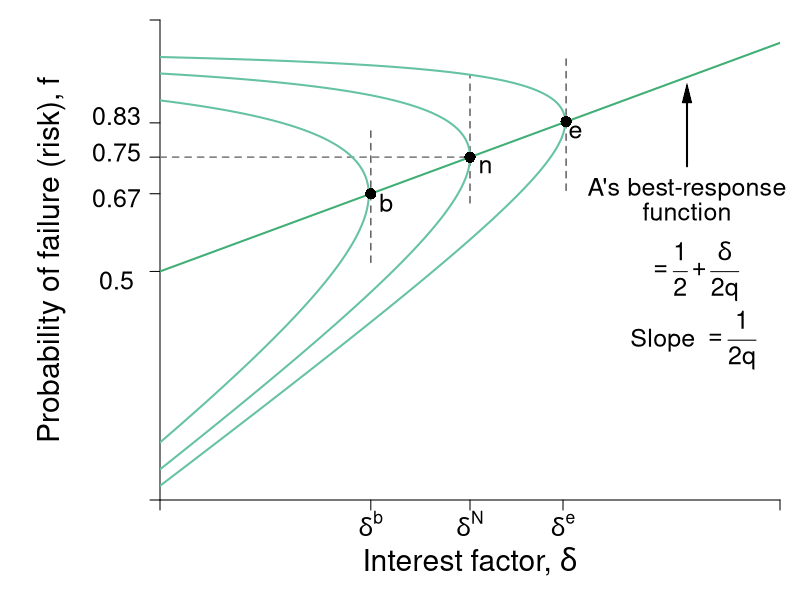

This figure's R source:
#Graph Designer: Simon Halliday
#Authors: Bowles, Foley and Halliday
#Title: Coordination, Conflict and Competition: A Text in Microeconomics

library(shape)
pdf(file = "credit/non_contractual_brf_part_b.pdf", width = 8, height = 6)

#Set parameters for graphics
axislabelsize <- 1.8
labelsize <- 1.5
namesize <- 1.8
annotatesize <- 1.5
graphlinewidth <- 2
segmentlinewidth <- 1.5

COL <- c("#7fc97f", "#beaed4", "#fdc086", "#ffff99", "#386cb0", "#f0027f", "#bf5b17", "#666666")
COLA <- c("#e0f3db", "#99d8c9","#66c2a4","#41ae76", "#238b45", "#005824")
COLB <- c("#c6dbef", "#4eb3d3", "#2b8cbe", "#0868ac","#084081")
grays <- gray.colors(25, start = 1, end = 0)

#Edited the margins to cater for the larger LHS labels
par(mar =  c(5, 8, 1, 1))

brfFn <- function(delta, mu = 1) {
  .5 + (delta / (2 * mu)) 
}

isoreturnFn <- function(delta, pi=0.125) {
  1 - (pi)/delta
}


yFn <- function(d1, f1, mu = 1){
  mu*f1*(1 - f1) - d1*(1 - f1)
}

ylow <- function(delta, mu = 1, ybar = 0.03){
  (-sqrt(delta^2 - 2*delta*mu + mu^2 - 4*mu*ybar) + delta + mu)/(2*mu)
}

yhigh <- function(delta, mu = 1, ybar = 0.03){
  (sqrt(delta^2 - 2*delta*mu + mu^2 - 4*mu*ybar) + delta + mu)/(2*mu)
}

xlims <- c(0, 1)
ylims <- c(0, 1.05)

npts <- 501 
d1 <- seq(xlims[1], xlims[2], length.out = npts)
f1 <- seq(ylims[1], ylims[2], length.out = npts) 
a <- c(0.03, 0.0625, 0.11)

plot(0, 0, xlim = xlims, ylim = ylims, type = "n",
     xlab = expression(paste("")),
     ylab = expression(paste("")), 
     xaxt = "n", 
     yaxt = "n", 
     cex.lab = axislabelsize, 
     bty = "n", 
     xaxs = "i", 
     yaxs = "i"
)


# ticksy <- seq(from = 0, to = ylims[2], by = 0.1)
# ylabels <- seq(from = 0, to = ylims[2], by = 0.1)
# ticksx <- seq(from = 0, to = xlims[2], by = 0.1)
# xlabels <- seq(from = 0, to = xlims[2], by = 0.1)
ticksy <- c(ylims[1], 0.5, brfFn(delta = 0.34), brfFn(delta = 0.5), brfFn(delta = 0.65), ylims[2])
ylabels <- c(NA, NA, NA, NA, NA, NA, NA)
#ylabels <- c(NA, expression(paste(f == frac(1,2))), expression(paste(f^d)), expression(paste(f*(delta^L) )),  expression(paste(f*(delta^n) == frac(3,4))),expression(paste(f*(delta^H) )), expression(paste(f^e)), NA)
ticksx <- c(xlims[1], 0.34, 0.5, 0.65, xlims[2])
xlabels <- c(NA,  expression(paste(delta^b)), expression(paste(delta^N)), expression(paste(delta^e)), NA)

axis(1, at = ticksx, pos = 0, labels = xlabels, cex.axis = labelsize)
axis(2, at = ticksy, pos = 0, labels = ylabels, las = 1,cex.axis = labelsize)

#ylabels <- c(NA, expression(paste(f == frac(1,2))), expression(paste(f^d)), expression(paste(f*(delta^L) )),  expression(paste(f*(delta^n) == frac(3,4))),expression(paste(f*(delta^H) )), expression(paste(f^e)), NA)
# text(-0.0905, 0.48, expression(paste(frac(1,2) == f)), cex = labelsize, xpd =TRUE)
# # text(-0.05, 0.58, expression(paste(f^d)), cex = labelsize, xpd =TRUE)
# text(-0.07, 0.66, expression(paste(f*(delta^L) )), cex = labelsize, xpd =TRUE)
# text(-0.105, 0.76, expression(paste(frac(3,4) == f*(delta^n) )), cex = labelsize, xpd =TRUE)
# text(-0.07, 0.84, expression(paste(f*(delta^n))), cex = labelsize, xpd =TRUE)
# text(-0.07, 0.93, expression(paste(f*(delta^H) )), cex = labelsize, xpd =TRUE)
# text(-0.05, 1.05, expression(paste(f^e)), cex = labelsize, xpd =TRUE)
# 
# y-labels with numeric values
text(-0.07, 0.48, expression(paste(0.50)), cex = labelsize, xpd = TRUE)
# text(-0.07, 0.58, expression(paste(0.57)), cex = labelsize, xpd = TRUE)
text(-0.07, 0.66, expression(paste(0.67)), cex = labelsize, xpd = TRUE)
text(-0.07, 0.76, expression(paste(0.75)), cex = labelsize, xpd = TRUE)
text(-0.07, 0.84, expression(paste(0.83)), cex = labelsize, xpd = TRUE)
# text(-0.07, 0.93, expression(paste(0.93)), cex = labelsize, xpd = TRUE)
# text(-0.07, 1.05, expression(paste(1.05)), cex = labelsize, xpd =TRUE)

npts <- 503 
xx1 <- seq(xlims[1], xlims[2], length.out = npts)
xx2 <- seq(0, 1, length.out = npts)

#Draw the graphs
lines(xx1, brfFn(xx1), col = COLA[4], lwd = graphlinewidth)

#Axis labels
mtext(expression(paste("Interest factor, ", delta)), side = 1, line = 3, cex = axislabelsize)
text(-0.175, 0.5*(ylims[2]), expression(paste("Probability of failure (risk), ", f)), xpd = TRUE, cex = axislabelsize, srt = 90) 



segments(0.5, 0.65, 0.5, yhigh(delta = 0.5), lty = 2, col = grays[22] , lwd = segmentlinewidth)
#segments(0, yhigh(delta = 0.5), 0.5, yhigh(delta = 0.5), lty = 2, col = grays[20] , lwd = segmentlinewidth)
#segments(0, ylow(delta = 0.5), 0.5, ylow(delta = 0.5), lty = 2, col = grays[20] , lwd = segmentlinewidth)

segments(0.34, brfFn(delta = 0.34) - 0.15, 0.34, brfFn(delta = 0.34) + 0.15, lty = 2, col = grays[22] , lwd = segmentlinewidth)
segments(0.655, brfFn(delta = 0.655) - 0.15, 0.655, brfFn(delta = 0.655) + 0.15, lty = 2, col = grays[22] , lwd = segmentlinewidth)
segments(0, brfFn(delta = 0.5), 0.5, brfFn(delta = 0.5), lty = 2, col = grays[20] , lwd = segmentlinewidth)

# 
# segments(8, 0, 8,indiffA(x = 8)  , lty = 2, col = "gray" , lwd = segmentlinewidth)
# segments(0, indiffA(x = 8) , 8,indiffA(x = 8)  , lty = 2, col = "gray" , lwd = segmentlinewidth)

#Contour lines
contour(d1, f1,
        outer(d1, f1, yFn),
        drawlabels = FALSE,
        col = COLA[3],
        lwd = graphlinewidth,
        levels = a,
        xaxs = "i",
        yaxs = "i",
        add = TRUE)

text(0.5 + 0.025, brfFn(delta = 0.5) - 0.02, expression(paste(n)), cex = labelsize)
points(0.5, brfFn(delta = 0.5), pch = 16, col = "black", cex = 1.5)
text(0.34 + 0.025, brfFn(delta = 0.34) - 0.02, expression(paste(b)), cex = labelsize)
points(0.34, brfFn(delta = 0.34), pch = 16, col = "black", cex = 1.5)
text(0.65 + 0.02, brfFn(delta = 0.65) - 0.02, expression(paste(e)), cex = labelsize)
points(0.655, brfFn(delta = 0.655), pch = 16, col = "black", cex = 1.5)


#points(0.32, 0.58, pch = 16, col = "black", cex = 1.5)
#text(0.33, 0.56, expression(paste(g)), cex = labelsize)

#points(0.32, 0.93, pch = 16, col = "black", cex = 1.5)
#text(0.33, 0.56, expression(paste(g)), cex = labelsize)

# text(0.5+ 0.02, ylow(delta = 0.5) - 0.02, expression(paste(d)), cex = labelsize)
# points(0.5, ylow(delta = 0.5), pch = 16, col = "black", cex = 1.5)
# text(0.5+ 0.02, yhigh(delta = 0.5) - 0.025, expression(paste(e)), cex = labelsize)
# points(0.5, yhigh(delta = 0.5), pch = 16, col = "black", cex = 1.5)

#text(0.65, 1.01, expression(paste("Iso-expected income curves")), cex = labelsize)

# text(0.3, 1.01, expression(paste(y[1] == y^L)), cex = labelsize)
# text(0.3, 0.88, expression(paste(y[2] == y^{NE})), cex = labelsize)
# text(0.2, 0.75, expression(paste(y[3] == y^H)), cex = labelsize)
# text(0.4, 0.22, expression(Slope), cex = labelsize)
# text(0.4, 0.14, expression(paste(-mrs(delta, f) == frac(1 - f, q*(1 - 2*f) + delta))), cex = labelsize)
# Arrows(0.4, 0.24, 0.4, 0.4, col = "black", lty = 1, lwd = 2, arr.type = "triangle", arr.lwd = 0.5)

text(0.85, 0.68, expression(paste("A's best-response")), cex = labelsize, xpd  = TRUE)
text(0.85, 0.63, expression(paste("function")), cex = labelsize, xpd  = TRUE)

text(0.86, 0.5, expression(paste(phantom() == frac(1,2) + frac(delta, 2*q))), cex = labelsize, xpd  = TRUE)

text(0.86, 0.35, expression(paste("Slope ", phantom() == frac(1, 2*q))), cex = labelsize, xpd  = TRUE)
Arrows(0.85, 0.73, 0.85, 0.89, col = "black", lty = 1, lwd = 2, arr.type = "triangle", arr.lwd = 0.5)

dev.off()
